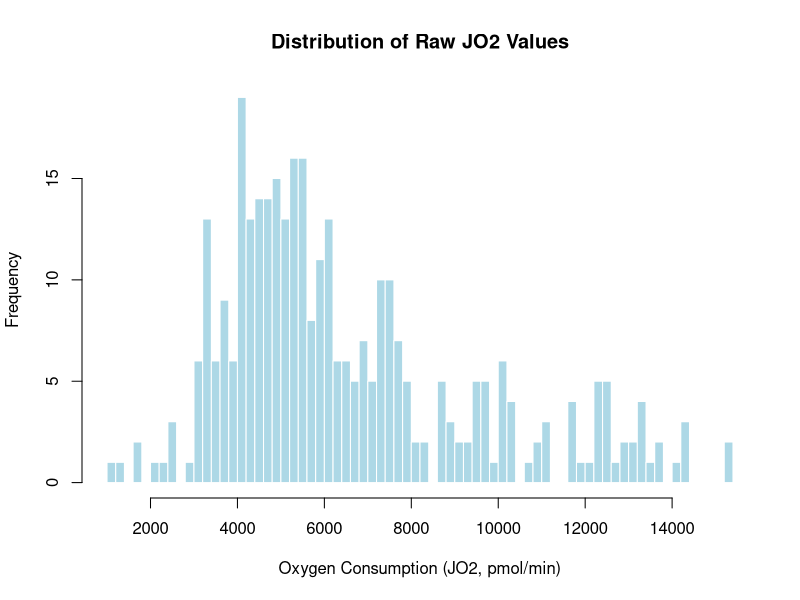
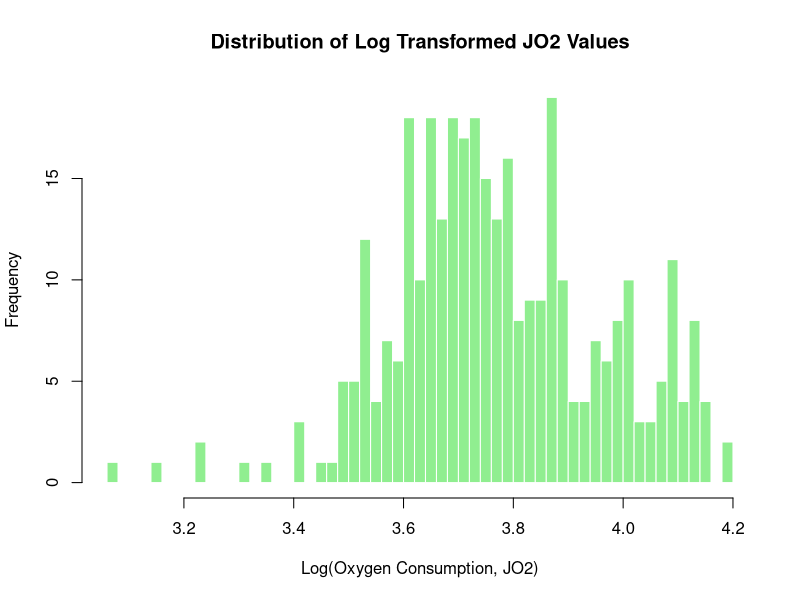
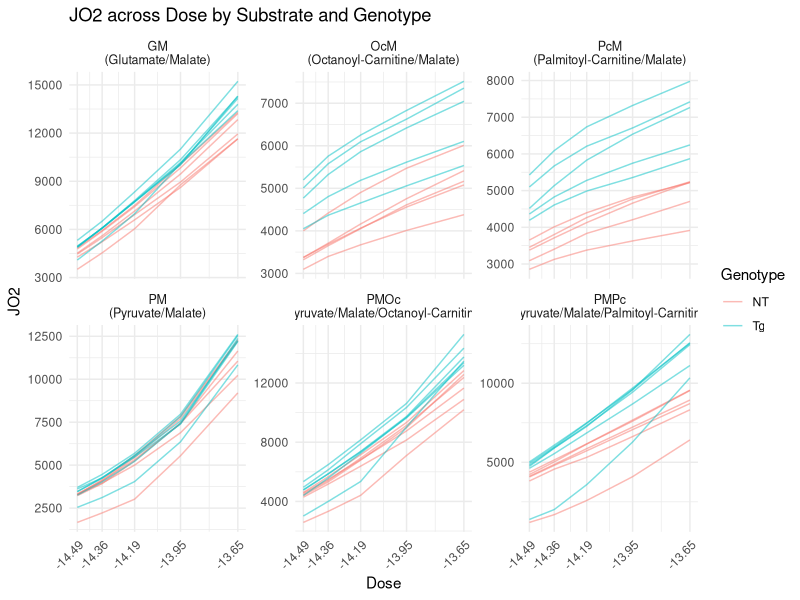
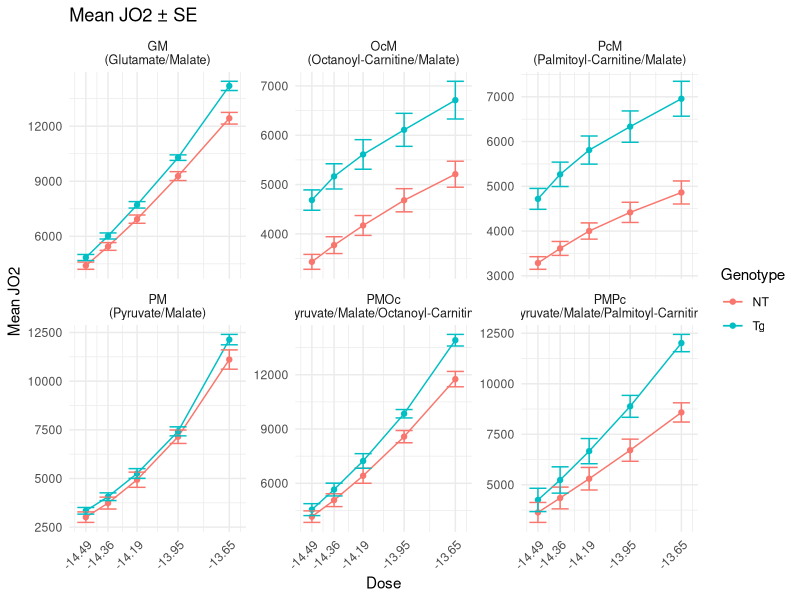
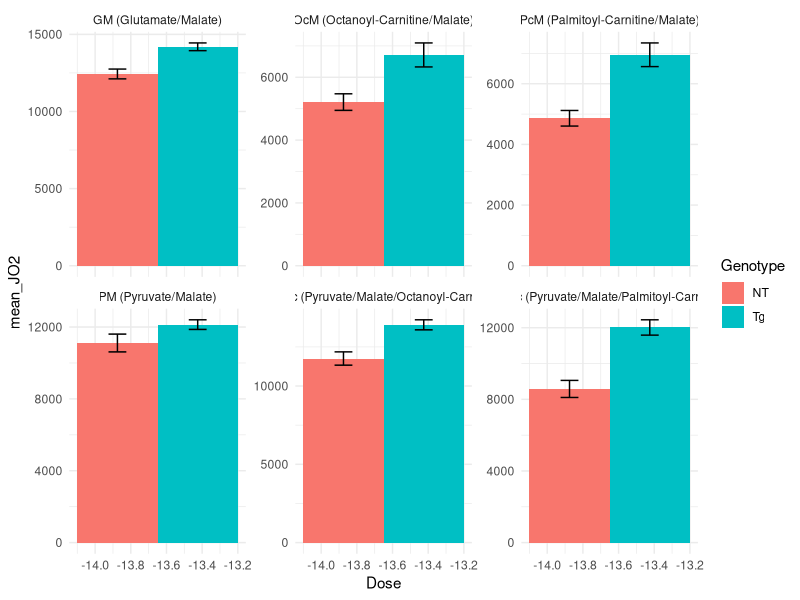
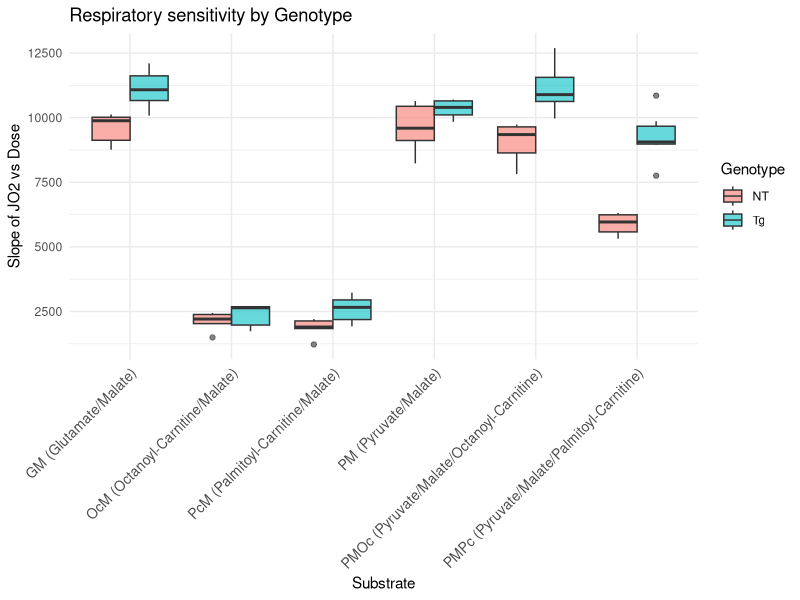
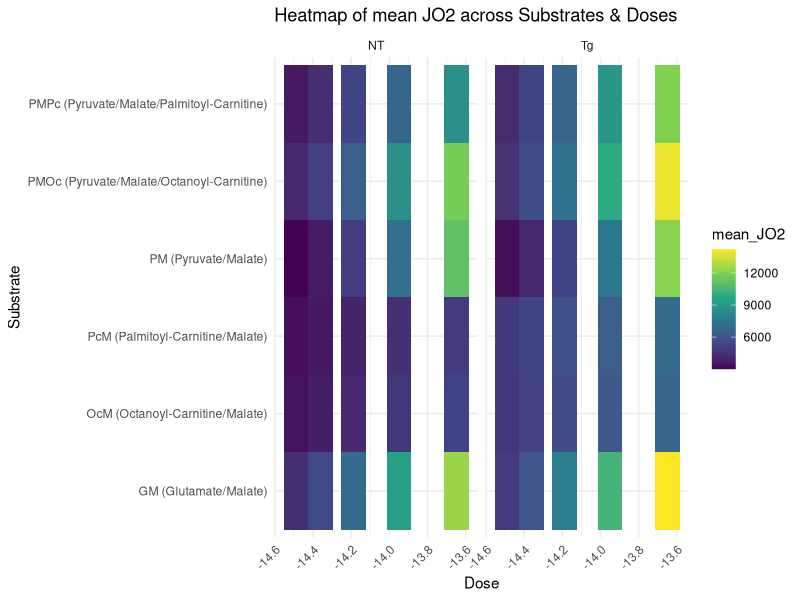
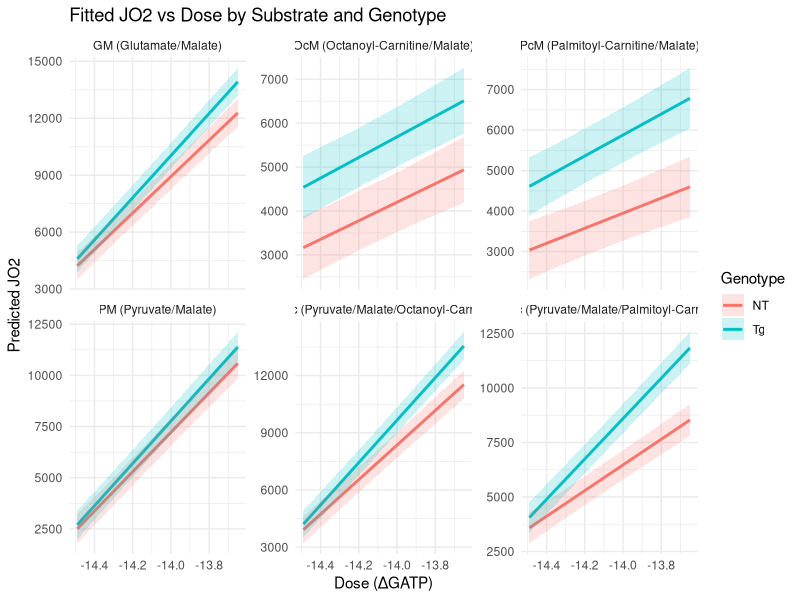

Write the R code that produced these figures, in order.
## ---- chunk 1
# imports
library(readr)
library(tidyverse)
library(patchwork)
library(scales)
library(ggplot2)
library(dplyr)
library(tidyr)
library(stringr)
library(broom)
library(car)
library(lme4)
library(lmerTest)
## ---- chunk 2

raw <- read_csv("data/JO2.csv", col_names = FALSE, show_col_types = FALSE)

header1 <- as.character(unlist(raw[1, ])) # substrates in row 1
header2 <- as.character(unlist(raw[2, ])) # doses in row 2

sub <- header1
sub[1] <- "Subject"
for (i in 2:length(sub)) {
    if (is.na(sub[i]) || sub[i] == "") sub[i] <- sub[i - 1]
}

dose <- header2
dose[1] <- NA # first col is Subject

new_names <- c("Subject", paste(sub[-1], dose[-1], sep = "_"))

dat <- raw[-c(1, 2), ]
names(dat) <- new_names
dat <- dat |> mutate(across(-Subject, ~ suppressWarnings(as.numeric(.))))

data_long <- dat |>
    pivot_longer(
        cols = -Subject,
        names_to = c("Substrate", "Dose"),
        names_sep = "_",
        values_to = "JO2"
    ) |>
    filter(!(Dose %in% c("Basal", "-12.95"))) |>
    mutate(
        Genotype = if_else(str_detect(Subject, "^NT"), "NT", "Tg"),
        Dose_num = as.numeric(Dose),
        Dose = factor(Dose,
            levels = c("-13.65", "-13.95", "-14.19", "-14.36", "-14.49"),
            ordered = TRUE
        )
    ) |>
    drop_na(JO2)

## ---- chunk 3
glimpse(data_long)
## ---- chunk 4
#| label: histograms
#| fig-cap: [
#|   "Distribution of raw JO2 values",
#|   "Distribution of log10-transformed JO2 values"
#| ]
#| fig-alt: [
#|   "Histogram of raw oxygen consumption (JO2) values",
#|   "Histogram of log10 of oxygen consumption (JO2) values"
#| ]

# Raw JO2
hist(
    data_long$JO2,
    breaks = 60,
    main = "Distribution of Raw JO2 Values",
    xlab = "Oxygen Consumption (JO2, pmol/min)",
    ylab = "Frequency",
    col = "lightblue",
    border = "white"
)

# Log10-transformed JO2
hist(
    log10(data_long$JO2),
    breaks = 60,
    main = "Distribution of Log Transformed JO2 Values",
    xlab = "Log(Oxygen Consumption, JO2)",
    ylab = "Frequency",
    col = "lightgreen",
    border = "white"
)

data_long <- data_long |>
    mutate(logJO2 = log10(JO2))

## ---- chunk 5
#| label: jo2-dose-plots
#| fig-cap: [
#|   "JO2 across dose by substrate and genotype",
#|   "Mean JO2 with ±SE by genotype and substrate"
#| ]
#| fig-alt: [
#|   "Line plot of individual subject trajectories over dose, colored by genotype and faceted by substrate",
#|   "Mean JO2 lines with standard error bars over dose, split by genotype and faceted by substrate"
#| ]
# Keep Dose numeric
data_long <- data_long |>
    mutate(Dose = as.numeric(as.character(Dose)))

# Get all unique doses
all_doses <- sort(unique(data_long$Dose))

summary_data <- data_long |>
    group_by(Substrate, Genotype, Dose) |>
    summarise(
        mean_JO2 = mean(JO2, na.rm = TRUE),
        se = sd(JO2, na.rm = TRUE) / sqrt(n()),
        .groups = "drop"
    )

# Plot individual lines with exact dose labels
ggplot(data_long, aes(x = Dose, y = JO2, color = Genotype, group = Subject)) +
    geom_line(alpha = 0.5) +
    facet_wrap(~Substrate, scales = "free_y", labeller = label_wrap_gen(width = 15)) +
    scale_x_continuous(breaks = all_doses) + # show all doses exactly
    theme_minimal() +
    labs(title = "JO2 across Dose by Substrate and Genotype") +
    theme(
        axis.text.x = element_text(angle = 45, hjust = 1, size = 9),
        strip.text = element_text(size = 9)
    )

# Plot genotype means ± SE with exact dose labels
ggplot(summary_data, aes(Dose, mean_JO2, color = Genotype, group = Genotype)) +
    geom_line() +
    geom_point() +
    geom_errorbar(aes(ymin = mean_JO2 - se, ymax = mean_JO2 + se), width = 0.1) +
    facet_wrap(~Substrate, scales = "free_y", labeller = label_wrap_gen(width = 15)) +
    scale_x_continuous(breaks = all_doses) + # show all doses exactly
    theme_minimal() +
    labs(title = "Mean JO2 ± SE", y = "Mean JO2") +
    theme(
        axis.text.x = element_text(angle = 45, hjust = 1, size = 9),
        strip.text = element_text(size = 9)
    )

## ---- chunk 6
#| label: baseline-bar
#| fig-cap: "Mean JO2 at Basal and low dose (-13.65)"
#| fig-alt: "Bar chart of mean JO2 comparing Basal to the lowest non-basal dose, by genotype and substrate"
data_long |>
    filter(Dose %in% c("Basal", "-13.65")) |>
    group_by(Genotype, Substrate, Dose) |>
    summarise(mean_JO2 = mean(JO2), se = sd(JO2) / sqrt(n()), .groups = "drop") |>
    ggplot(aes(x = Dose, y = mean_JO2, fill = Genotype)) +
    geom_col(position = position_dodge()) +
    geom_errorbar(aes(ymin = mean_JO2 - se, ymax = mean_JO2 + se),
        width = 0.2, position = position_dodge(0.9)
    ) +
    facet_wrap(~Substrate, scales = "free_y") +
    theme_minimal()
## ---- chunk 7
#| label: slopes-box
#| fig-cap: "Distribution of JO2–dose slopes by genotype and substrate"
#| fig-alt: "Boxplots of linear regression slopes of JO2 versus dose for each subject, split by genotype across substrates"
slopes <- data_long |>
    group_by(Subject, Genotype, Substrate) |>
    do(tidy(lm(JO2 ~ Dose_num, data = .))) |>
    filter(term == "Dose_num")

ggplot(slopes, aes(x = Substrate, y = estimate, fill = Genotype)) +
    geom_boxplot(alpha = 0.6, position = position_dodge()) +
    theme_minimal() +
    labs(y = "Slope of JO2 vs Dose", title = "Respiratory sensitivity by Genotype") +
    theme(
        axis.text.x = element_text(angle = 45, hjust = 1, size = 10) # rotate labels
    )
## ---- chunk 8
#| label: heatmap-mean
#| fig-cap: "Heatmap of mean JO2 across substrates and doses"
#| fig-alt: "Tile heatmap showing mean JO2 for each substrate and dose combination, faceted by genotype"
heat <- data_long |>
    group_by(Substrate, Dose, Genotype) |>
    summarise(mean_JO2 = mean(JO2), .groups = "drop")

ggplot(heat, aes(x = Dose, y = Substrate, fill = mean_JO2)) +
    geom_tile() +
    facet_wrap(~Genotype) +
    scale_fill_viridis_c() +
    theme_minimal() +
    labs(title = "Heatmap of mean JO2 across Substrates & Doses") +
    theme(
        axis.text.x = element_text(angle = 45, hjust = 1) # rotate x labels
    )
## ---- chunk 9

# Linear model on raw JO2, ignoring subject correlation
lm_raw <- lm(JO2 ~ Substrate * Dose, data = data_long)

# Model summary
summary(lm_raw)

# ANOVA table (Type I by default)
anova(lm_raw)

# Type II/III sums of squares:
Anova(lm_raw, type = 2) # Type II
Anova(lm_raw, type = 3) # Type III

## ---- chunk 10
# Marginal (group-level) model: JO2 by genotype only
lm_marginal <- lm(JO2 ~ Genotype, data = data_long)

# Summary and ANOVA
summary(lm_marginal)
anova(lm_marginal)

# Multiple regression with genotype, substrate, dose, and interactions
lm_multi <- lm(JO2 ~ Genotype * Substrate * Dose, data = data_long)

# Type II/III ANOVA (from car package)
library(car)
Anova(lm_multi, type = 2) # main effects after accounting for others
Anova(lm_multi, type = 3) # tests each term with all interactions

## ---- chunk 11
# Mixed model: random intercept for each mouse
lmm <- lmer(JO2 ~ Genotype * Substrate * Dose + (1 | Subject), data = data_long)

# Summary
summary(lmm)

# Type II/III tests for fixed effects
anova(lmm, type = 3) # Type III ANOVA table
## ---- chunk 12
#| label: tbl-lm-raw-coefs
#| tbl-cap: "Linear model (JO2 ~ Substrate * Dose) coefficients"
#| echo: false
#| message: false
library(broom)
lm_raw_tidy <- tidy(lm_raw)
knitr::kable(lm_raw_tidy, digits = 3)
## ---- chunk 13
#| label: tbl-lm-raw-anova
#| tbl-cap: "Type II ANOVA for JO2 ~ Substrate * Dose"
#| echo: false
anova_raw <- as.data.frame(Anova(lm_raw, type = 2))
anova_raw$Term <- rownames(anova_raw)
anova_raw <- dplyr::select(anova_raw, Term, dplyr::everything())
knitr::kable(anova_raw, digits = 3)
## ---- chunk 14
#| label: tbl-lm-multi-anova
#| tbl-cap: "Type III ANOVA for JO2 ~ Genotype * Substrate * Dose"
#| echo: false
anova_multi <- as.data.frame(Anova(lm_multi, type = 3))
anova_multi$Term <- rownames(anova_multi)
anova_multi <- dplyr::select(anova_multi, Term, dplyr::everything())
knitr::kable(anova_multi, digits = 3)
## ---- chunk 15
#| label: tbl-lmm-fixed
#| tbl-cap: "Mixed model fixed effects (lmer)"
#| echo: false
lmm_coef <- as.data.frame(coef(summary(lmm)))
lmm_coef$Term <- rownames(lmm_coef)
lmm_coef <- dplyr::select(lmm_coef, Term, Estimate, `Std. Error`, df, `t value`, `Pr(>|t|)`)
knitr::kable(lmm_coef, digits = 3,
             col.names = c("Term", "Estimate", "Std. Error", "df", "t value", "Pr(>|t|)"))
## ---- chunk 16
#| label: tbl-model-fit
#| tbl-cap: "Model fit statistics"
#| echo: false
fit_tbl <- tibble::tibble(
  Model = c("lm_marginal", "lm_raw", "lm_multi", "lmm"),
  AIC = c(AIC(lm_marginal), AIC(lm_raw), AIC(lm_multi), AIC(lmm)),
  BIC = c(BIC(lm_marginal), BIC(lm_raw), BIC(lm_multi), BIC(lmm)),
  logLik = c(as.numeric(logLik(lm_marginal)), as.numeric(logLik(lm_raw)),
             as.numeric(logLik(lm_multi)), as.numeric(logLik(lmm))),
  DF_Residual = c(df.residual(lm_marginal), df.residual(lm_raw), df.residual(lm_multi), NA_integer_),
  N = nrow(data_long)
)
knitr::kable(fit_tbl, digits = 3)
## ---- chunk 17
#| label: ggeffects-curves
#| fig-cap: "Predicted JO2 vs dose by substrate and genotype from mixed model"
#| fig-alt: "Model-predicted JO2 curves with confidence ribbons across dose, faceted by substrate and colored by genotype"
library(ggeffects)
library(ggplot2)

# Predictions across dose values for each genotype × substrate
pred <- ggpredict(lmm, terms = c("Dose [all]", "Genotype", "Substrate"))

# Plot fitted curves with CIs
ggplot(pred, aes(x = x, y = predicted, color = group)) +
    geom_line(size = 1) +
    geom_ribbon(aes(ymin = conf.low, ymax = conf.high, fill = group), alpha = 0.2, color = NA) +
    facet_wrap(~facet, scales = "free_y") +
    theme_minimal() +
    labs(
        title = "Fitted JO2 vs Dose by Substrate and Genotype",
        x = "Dose (ΔGATP)", y = "Predicted JO2",
        color = "Genotype", fill = "Genotype"
    )
## ---- chunk 18
#| label: emm-heatmap
#| fig-cap: "Genotype effect (Tg – NT) across substrates and doses"
#| fig-alt: "Heatmap of estimated Tg minus NT differences in JO2 across substrates and doses"
library(emmeans)
library(dplyr)

# Estimated marginal means for each Substrate × Dose × Genotype
emm <- emmeans(lmm, ~ Genotype | Substrate * Dose)

# Compute differences Tg – NT
contrast_df <- contrast(emm, method = "revpairwise") %>%
    as.data.frame()

# Plot heatmap
ggplot(contrast_df, aes(x = Dose, y = Substrate, fill = estimate)) +
    geom_tile() +
    scale_fill_gradient2(
        low = "blue", mid = "white", high = "red", midpoint = 0,
        name = "Tg – NT difference"
    ) +
    theme_minimal() +
    labs(
        title = "Genotype Effect (Tg – NT) across \
       Substrates and Doses",
        x = "Dose (ΔGATP)", y = "Substrate"
    )
## ---- chunk 19
#| label: tbl-emm-contrasts
#| tbl-cap: "Estimated genotype differences (Tg – NT) by substrate and dose"
#| echo: false
emm_tab <- contrast_df |>
  dplyr::select(Substrate, Dose, estimate, SE, df, t.ratio, p.value)
knitr::kable(emm_tab, digits = 3,
             col.names = c("Substrate", "Dose", "Estimate", "SE", "df", "t", "p"))
## ---- chunk 20
#| label: diag-plots
#| fig-cap: [
#|   "Residuals versus fitted values for mixed model",
#|   "QQ plot of mixed model residuals"
#| ]
#| fig-alt: [
#|   "Scatterplot of Pearson residuals against fitted values with reference line at zero",
#|   "Normal Q-Q plot comparing residual quantiles to theoretical normal quantiles"
#| ]
plot(lmm, resid(., type = "pearson") ~ fitted(.), abline = 0)

# QQ plot
qqnorm(resid(lmm))
qqline(resid(lmm))
